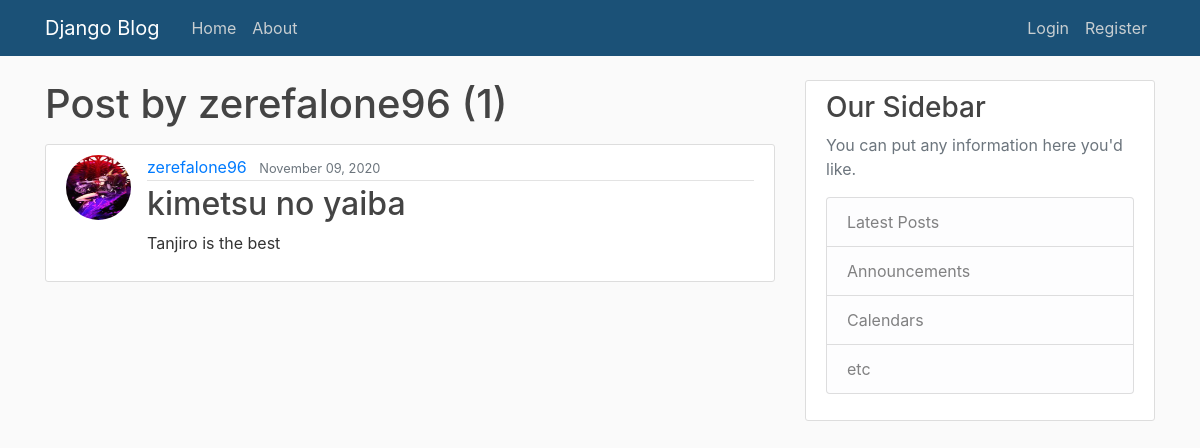
The page /user/zerefalone96 on the database as committed earlier.
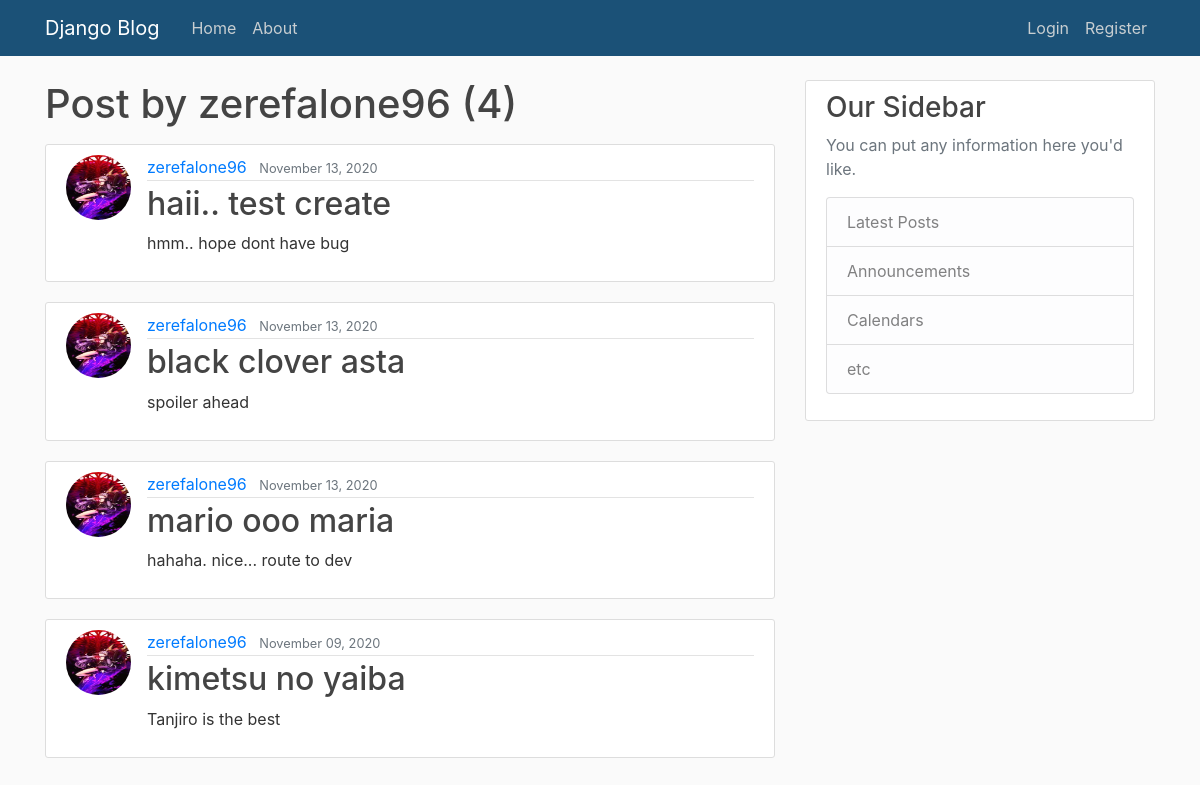
The same page on the database as committed later.
### blog/models.py (models this page shows, shortened)
class Post(models.Model):
    title = models.CharField(max_length=100)
    content = models.TextField()
    date_posted = models.DateTimeField(default=timezone.now)
    author = models.ForeignKey(User, on_delete=models.CASCADE)

### users/models.py (models this page shows, shortened)
class Profile(models.Model):
    user = models.OneToOneField(User, on_delete=models.CASCADE)
    image = models.ImageField(default='default.jpg', upload_to='profile_pics')

### blog/views.py (the view)
# urls.py: path('user/<str:username>', UserPostListView.as_view(), name='user-posts'),
class UserPostListView(ListView):
    model = Post
    template_name = 'blog/user_posts.html' # <app>/<model>_<viewtype>.html
    context_object_name = 'posts'
    ordering = ['-date_posted']
    paginate_by = 5
    def get_queryset(self):
        user = get_object_or_404(User, username=self.kwargs.get('username'))
        return Post.objects.filter(author=user).order_by('-date_posted')

### blog/templates/blog/user_posts.html (shortened to what this page needs)
{% extends "blog/base.html" %}
{% block content %}
        <h1 class="mb-3">Post by {{ view.kwargs.username }} ({{ page_obj.paginator.count }})</h1>
        {% for post in posts %}
        <article class="media content-section">
          <img class="rounded-circle article-img" src="{{ post.author.profile.image.url }}">
            <div class="media-body">
              <div class="article-metadata">
                <a class="mr-2" href="{% url 'user-posts' post.author.username %}">{{ post.author }}</a>
                <small class="text-muted">{{ post.date_posted|date:"F d, Y" }}</small>
              </div>
              <h2><a class="article-title" href="{% url 'post-detail' post.id %}">{{ post.title }}</a></h2>
              <p class="article-content">{{ post.content }}</p>
            </div>
          </article>
        {% endfor %}
{% endblock content %}

### blog/templates/blog/base.html (shortened to what this page needs)
{% load static %}
<!DOCTYPE html>
<html>
    <head>
        <link rel="stylesheet" href="https://maxcdn.bootstrapcdn.com/bootstrap/4.0.0/css/bootstrap.min.css">
        <link rel="stylesheet" type="text/css" href="{% static 'blog/main.css' %}">
    </head>
    <body>
        <header class="site-header">
            <nav class="navbar navbar-expand-md navbar-dark bg-steel fixed-top">
              <div class="container">
                <a class="navbar-brand mr-4" href="{% url 'blog-home' %}">Django Blog</a>
                <div class="collapse navbar-collapse" id="navbarToggle">
                  <div class="navbar-nav mr-auto">
                    <a class="nav-item nav-link" href="{% url 'blog-home' %}">Home</a>
                    <a class="nav-item nav-link" href="{% url 'blog-about' %}">About</a>
                  </div>
                  <div class="navbar-nav">
                    {% if user.is_authenticated %}
                    <a class="nav-item nav-link" href="{% url 'post-create' %}">New Post</a>
                    <a class="nav-item nav-link" href="{% url 'profile' %}">Profile</a>
                    <a class="nav-item nav-link" href="{% url 'logout' %}">Logout</a>
                    {% else %}
                    <a class="nav-item nav-link" href="{% url 'login' %}">Login</a>
                    <a class="nav-item nav-link" href="{% url 'register' %}">Register</a>
                    {% endif %}
                  </div>
                </div>
              </div>
            </nav>
          </header>
          <main role="main" class="container">
            <div class="row">
              <div class="col-md-8">
                {% block content %}{% endblock %}
              </div>
              <div class="col-md-4">
                <div class="content-section">
                  <h3>Our Sidebar</h3>
                  <p class='text-muted'>You can put any information here you'd like.
                    <ul class="list-group">
                      <li class="list-group-item list-group-item-light">Latest Posts</li>
                      <li class="list-group-item list-group-item-light">Announcements</li>
                      <li class="list-group-item list-group-item-light">Calendars</li>
                      <li class="list-group-item list-group-item-light">etc</li>
                    </ul>
                  </p>
                </div>
              </div>
            </div>
          </main>
    </body>
</html>

### blog/static/blog/main.css (style rules this page uses)
body { background: #fafafa; color: #333333; margin-top: 5rem; }
h1, h2, h3, h4, h5, h6 { color: #444444; }
ul { margin: 0; }
.bg-steel { background-color: #1b5177; }
.site-header .navbar-nav .nav-link { color: #c8ced1; }
.content-section { background: #ffffff; padding: 10px 20px; border: 1px solid #dddddd; border-radius: 3px; margin-bottom: 20px; }
.article-title { color: #444444; }
.article-content { white-space: pre-line; }
.article-img { height: 65px; width: 65px; margin-right: 16px; }
.article-metadata { padding-bottom: 1px; margin-bottom: 4px; border-bottom: 1px solid #e3e3e3 }

Rows that differ between the two databases and show on the page:
added Post: author.profile.image (picture), author "zerefalone96", date_posted "November 13, 2020", title "haii.. test create", content "hmm.. hope dont have bug"
added Post: author.profile.image (picture), author "zerefalone96", date_posted "November 13, 2020", title "black clover asta", content "spoiler ahead"
added Post: author.profile.image (picture), author "zerefalone96", date_posted "November 13, 2020", title "mario ooo maria", content "hahaha. nice... route to dev"
Other text that changed with them:
{{ page_obj.paginator.count }}: "1" → "4"
